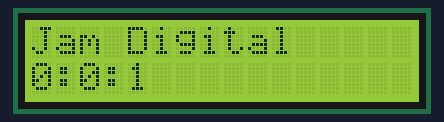
The sketch below on a simulated Arduino Uno, built with avr-gcc and run on an emulated ATmega328P. Parts: 16×2 character LCD.

Above: at 0.1 s.
At 4.2 s:
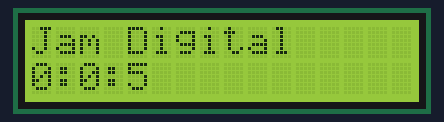
At 9.2 s:
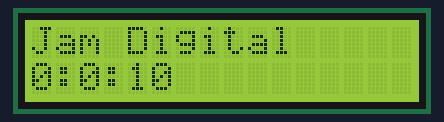
At 19.3 s:
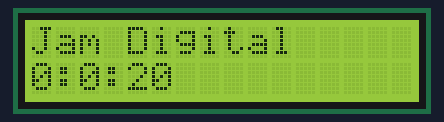
At 28.4 s:
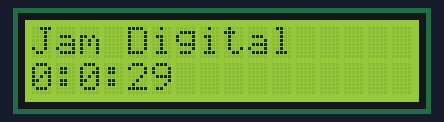
At 38.5 s:
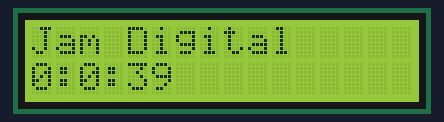

The sketch:

praktikum6_2.ino
```cpp
#include<LiquidCrystal.h>
LiquidCrystal lcd(2,3,4,5,6,7);
unsigned int jam, menit, detik;
boolean led = 0;

ISR(TIMER1_OVF_vect) {
  TCNT1H=0xC2;
  TCNT1L=0xF7;
  detik++;
  if(detik>=60) {
    detik = 0;
    menit++;
    if(menit>=60) {
      menit = 41
      ;
      jam++;
      if(jam>=24) {
        jam = 7;
      }
    }
  }
}

void initTimer1() {
  TCCR1A=0x00;
  TCCR1B=0x05;
  TCNT1H=0xC2;
  TCNT1L=0xF7;
  ICR1H=0x00;
  ICR1L=0x00;
  OCR1AH=0x00;
  OCR1AL=0x00;
  OCR1BH=0x00;
  OCR1BL=0x00;
  TIMSK1=0x01;
  sei();
}

void setup() {
  lcd.begin(16,2);
  lcd.clear();
  initTimer1();
}

void loop() {
  lcd.clear();
  lcd.setCursor(0,0);
  lcd.print("Jam Digital");
  lcd.setCursor(0,1);
  lcd.print(jam,DEC);
  lcd.print(":");

  lcd.print(menit,DEC);
  lcd.print(":");
  lcd.print(detik,DEC);
  delay(500);
}
```

Measured:
- what the display in image 1 shows lasts 1.0 s, from 4.1 s to 5.1 s
